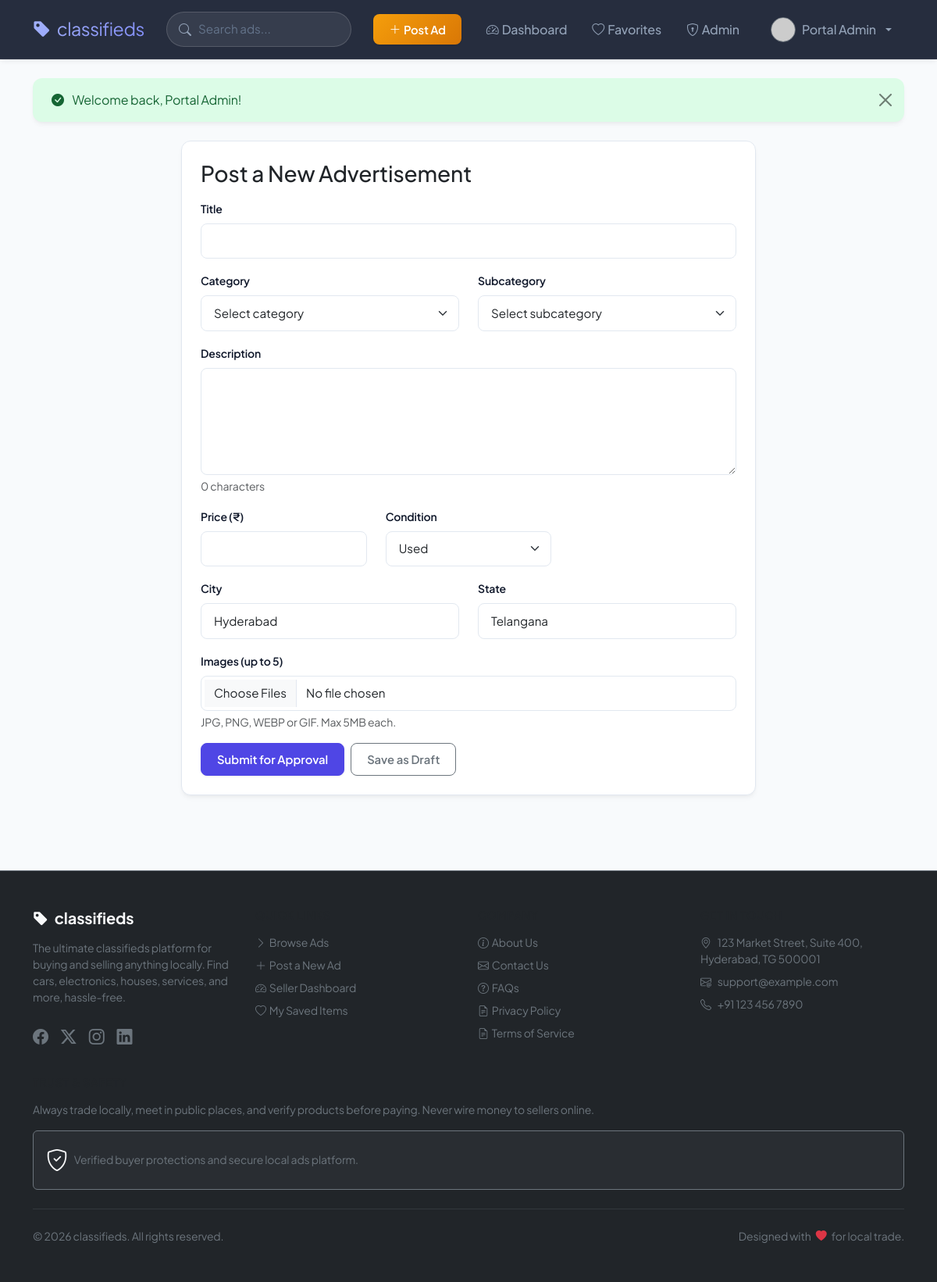
/post_ad.php (signed in), run on the app's committed database.
### tables this page shows
CREATE TABLE IF NOT EXISTS users (
    UserID INT AUTO_INCREMENT PRIMARY KEY,
    Name VARCHAR(120) NOT NULL,
    Email VARCHAR(150) NOT NULL UNIQUE,
    Mobile VARCHAR(20) NOT NULL,
    PasswordHash VARCHAR(255) NOT NULL,
    City VARCHAR(100) DEFAULT NULL,
    State VARCHAR(100) DEFAULT NULL,
    ProfilePhoto VARCHAR(255) DEFAULT NULL,
    Role ENUM('user','admin') NOT NULL DEFAULT 'user',
    Status ENUM('active','suspended') NOT NULL DEFAULT 'active',
    ResetToken VARCHAR(100) DEFAULT NULL,
    ResetTokenExpiry DATETIME DEFAULT NULL,
    CreatedDate DATETIME NOT NULL DEFAULT CURRENT_TIMESTAMP
);

### includes/functions.php (called while the page is built, shortened)
<?php
function e($str) {
    return htmlspecialchars($str ?? '', ENT_QUOTES, 'UTF-8');
}
function getFlashes() {
    $flashes = $_SESSION['flash'] ?? [];
    return $flashes;
}
function isLoggedIn() {
    return !empty($_SESSION['user_id']);
}
function isAdmin() {
    return isLoggedIn() && ($_SESSION['role'] ?? '') === 'admin';
}
function currentUser($pdo) {
    $stmt = $pdo->prepare('SELECT * FROM users WHERE UserID = ?');
    $stmt->execute([$_SESSION['user_id']]);
    return $stmt->fetch();
}

### post_ad.php (the view, shortened to what this page needs)
<?php
require_once __DIR__ . '/includes/functions.php';
$user = currentUser($pdo);
$title       = '';
$description = '';
$price       = '';
$condition   = 'Used';
$city        = $user['City'];
$state       = $user['State'];
require_once __DIR__ . '/includes/header.php';
?>
<div class="row justify-content-center">
  <div class="col-lg-8">
    <div class="card shadow-sm">
      <div class="card-body p-4">
        <h3 class="mb-3">Post a New Advertisement</h3>
        <form method="post" enctype="multipart/form-data" novalidate>
          <div class="mb-3">
            <label class="form-label">Title</label>
            <input type="text" name="title" class="form-control" value="<?= e($title) ?>" maxlength="150" required>
          </div>
          <div class="row">
            <div class="col-md-6 mb-3">
              <label class="form-label">Category</label>
              <select name="category" id="categorySelect" class="form-select" required>
                <option value="">Select category</option>
              </select>
            </div>
            <div class="col-md-6 mb-3">
              <label class="form-label">Subcategory</label>
              <select name="subcategory" id="subcategorySelect" class="form-select">
                <option value="">Select subcategory</option>
              </select>
            </div>
          </div>
          <div class="mb-3">
            <label class="form-label">Description</label>
            <textarea name="description" id="description" class="form-control" rows="5" required><?= e($description) ?></textarea>
            <div id="descCounter" class="form-text"></div>
          </div>
          <div class="row">
            <div class="col-md-4 mb-3">
              <label class="form-label">Price (₹)</label>
              <input type="number" step="0.01" min="0" name="price" class="form-control" value="<?= e($price) ?>" required>
            </div>
            <div class="col-md-4 mb-3">
              <label class="form-label">Condition</label>
              <select name="condition" class="form-select" required>
                <option value="Used" <?= $condition === 'Used' ? 'selected' : '' ?>>Used</option>
              </select>
            </div>
          </div>
          <div class="row">
            <div class="col-md-6 mb-3">
              <label class="form-label">City</label>
              <input type="text" name="city" class="form-control" value="<?= e($city) ?>" required>
            </div>
            <div class="col-md-6 mb-3">
              <label class="form-label">State</label>
              <input type="text" name="state" class="form-control" value="<?= e($state) ?>" required>
            </div>
          </div>
          <div class="mb-3">
            <label class="form-label">Images (up to <?= MAX_IMAGES_PER_AD ?>)</label>
            <input type="file" name="images[]" class="form-control" accept="image/*" multiple>
            <div class="form-text">JPG, PNG, WEBP or GIF. Max 5MB each.</div>
          </div>
          <div class="d-flex gap-2">
            <button type="submit" class="btn btn-primary">Submit for Approval</button>
            <button type="submit" name="save_as_draft" value="1" class="btn btn-outline-secondary">Save as Draft</button>
          </div>
        </form>
      </div>
    </div>
  </div>
</div>
<?php require_once __DIR__ . '/includes/footer.php'; ?>

### includes/header.php (shortened to what this page needs)
<?php
require_once __DIR__ . '/functions.php';
$__user = isLoggedIn() ? currentUser($pdo) : null;
?>
<!DOCTYPE html>
<html lang="en">
<head>
<link href="https://cdn.jsdelivr.net/npm/bootstrap@5.3.3/dist/css/bootstrap.min.css" rel="stylesheet">
<link rel="stylesheet" href="https://cdn.jsdelivr.net/npm/bootstrap-icons@1.11.3/font/bootstrap-icons.min.css">
<link rel="stylesheet" href="<?= BASE_URL ?>/assets/css/style.css">
</head>
<body>
<nav class="navbar navbar-expand-lg navbar-dark sticky-top">
  <div class="container">
    <a class="navbar-brand fw-extrabold d-flex align-items-center gap-2" href="<?= BASE_URL ?>/index.php">
      <i class="bi bi-tag-fill text-indigo-300"></i>
      <span><?= SITE_NAME ?></span>
    </a>
    <div class="collapse navbar-collapse" id="navMenu">
      <form class="d-flex mx-lg-auto my-2 my-lg-0 flex-grow-1 flex-lg-grow-0 nav-search" style="max-width: 480px;" action="<?= BASE_URL ?>/index.php" method="get">
        <i class="bi bi-search nav-search-icon"></i>
        <input class="form-control" type="search" name="q" placeholder="Search ads..." value="<?= e($_GET['q'] ?? '') ?>">
      </form>
      <ul class="navbar-nav ms-lg-3 align-items-lg-center">
        <?php if ($__user): ?>
          <li class="nav-item">
            <a class="btn btn-warning fw-semibold me-lg-3 my-1 d-inline-flex align-items-center gap-1" href="<?= BASE_URL ?>/post_ad.php">
              <i class="bi bi-plus-lg"></i> Post Ad
            </a>
          </li>
          <li class="nav-item"><a class="nav-link" href="<?= BASE_URL ?>/dashboard.php"><i class="bi bi-speedometer2 me-1"></i>Dashboard</a></li>
          <li class="nav-item"><a class="nav-link" href="<?= BASE_URL ?>/favorites.php"><i class="bi bi-heart me-1"></i>Favorites</a></li>
          <?php if (isAdmin()): ?>
            <li class="nav-item"><a class="nav-link text-warning" href="<?= BASE_URL ?>/admin/index.php"><i class="bi bi-shield-lock me-1"></i>Admin</a></li>
          <?php endif; ?>
          <li class="nav-item dropdown ms-lg-2">
            <a class="nav-link dropdown-toggle d-flex align-items-center gap-2" href="#" data-bs-toggle="dropdown">
              <img src="<?= $__user['ProfilePhoto'] ? e(UPLOAD_URL . $__user['ProfilePhoto']) : 'https://ui-avatars.com/api/?name=' . urlencode($__user['Name']) . '&background=6366f1&color=fff' ?>"
                   class="rounded-circle border border-secondary" width="32" height="32" style="object-fit:cover;">
              <span><?= e($__user['Name']) ?></span>
            </a>
          </li>
        <?php else: ?>
          <li class="nav-item"><a class="nav-link" href="<?= BASE_URL ?>/login.php"><i class="bi bi-box-arrow-in-right me-1"></i>Login</a></li>
          <li class="nav-item ms-lg-2"><a class="btn btn-outline-light btn-sm my-1 px-3" href="<?= BASE_URL ?>/register.php">Register</a></li>
        <?php endif; ?>
      </ul>
    </div>
  </div>
</nav>
<div class="container mt-4">
  <?php foreach (getFlashes() as $flash): ?>
    <div class="alert alert-<?= e($flash['type']) ?> alert-dismissible fade show animated-fade-in" role="alert">
      <i class="bi <?= $flash['type'] === 'success' ? 'bi-check-circle-fill' : ($flash['type'] === 'danger' ? 'bi-exclamation-triangle-fill' : 'bi-info-circle-fill') ?> me-2"></i>
      <?= e($flash['message']) ?>
      <button type="button" class="btn-close" data-bs-dismiss="alert" aria-label="Close"></button>
    </div>
  <?php endforeach; ?>
</div>
<div class="container mb-5 pb-5 animated-fade-in">

### assets/css/style.css (style rules this page uses)
:root { --font-main: 'Plus Jakarta Sans', -apple-system, BlinkMacSystemFont, "Segoe UI", Roboto, sans-serif; --primary-color: #4f46e5; --primary-hover: #4338ca; --primary-light: #e0e7ff; --primary-rgb: 79, 70, 229; --secondary-color: #64748b; --secondary-light: #f1f5f9; --accent-color: #f59e0b; --accent-hover: #d97706; --accent-light: #fef3c7; --bg-body: #f8fafc; --bg-card: #ffffff; --text-dark: #0f172a; --text-muted: #64748b; --text-light: #f8fafc; --border-color: #e2e8f0; --border-focus: #a5b4fc; --status-active-bg: #dcfce7; --status-active-text: #15803d; --status-pending-bg: #fef9c3; --status-pending-text: #a16207; --status-draft-bg: #f1f5f9; --status-draft-text: #475569; --status-sold-bg: #fee2e2; --status-sold-text: #b91c1c; --status-expired-bg: #ffedd5; --status-expired-text: #c2410c; --status-rejected-bg: #f1f5f9; --status-rejected-text: #94a3b8; --shadow-sm: 0 1px 3px rgba(0,0,0,0.05), 0 1px 2px rgba(0,0,0,0.02); --shadow-md: 0 4px 6px -1px rgba(0,0,0,0.05), 0 2px 4px -1px rgba(0,0,0,0.03); --shadow-lg: 0 10px 15px -3px rgba(79, 70, 229, 0.05), 0 4px 6px -2px rgba(79, 70, 229, 0.02); --shadow-premium: 0 20px 25px -5px rgba(0, 0, 0, 0.05), 0 10px 10px -5px rgba(0, 0, 0, 0.03); --shadow-glow: 0 0 15px rgba(79, 70, 229, 0.15); --radius-sm: 8px; --radius-md: 12px; --radius-lg: 18px; --transition-fast: 0.15s cubic-bezier(0.4, 0, 0.2, 1); --transition-normal: 0.25s cubic-bezier(0.4, 0, 0.2, 1); }
body { font-family: var(--font-main); background-color: var(--bg-body); color: var(--text-dark); letter-spacing: -0.01em; -webkit-font-smoothing: antialiased; }
.navbar { backdrop-filter: blur(12px); -webkit-backdrop-filter: blur(12px); background: rgba(15, 23, 42, 0.9) !important; border-bottom: 1px solid rgba(255, 255, 255, 0.08); padding: 0.85rem 0; box-shadow: var(--shadow-md); }
.navbar-brand { font-size: 1.45rem; letter-spacing: -0.02em; background: linear-gradient(135deg, #a5b4fc 0%, #818cf8 100%); -webkit-background-clip: text; -webkit-text-fill-color: transparent; }
.nav-link { color: #94a3b8 !important; font-weight: 500; transition: var(--transition-fast); padding: 0.5rem 1rem !important; border-radius: var(--radius-sm); }
.nav-search { position: relative; }
.nav-search input { background: rgba(255, 255, 255, 0.08) !important; border: 1px solid rgba(255, 255, 255, 0.15) !important; color: var(--text-light) !important; border-radius: 30px !important; padding-left: 2.5rem !important; padding-right: 1rem !important; transition: var(--transition-fast) !important; }
.nav-search input::placeholder { color: #64748b; }
.nav-search-icon { position: absolute; left: 1rem; top: 50%; transform: translateY(-50%); color: #94a3b8; pointer-events: none; }
.btn { border-radius: var(--radius-sm); padding: 0.55rem 1.25rem; font-weight: 600; font-size: 0.925rem; transition: var(--transition-fast); }
.btn-primary { background-color: var(--primary-color) !important; border-color: var(--primary-color) !important; color: #ffffff !important; box-shadow: var(--shadow-sm); }
.btn-warning { background: linear-gradient(135deg, #f59e0b 0%, #d97706 100%) !important; border: none !important; color: #ffffff !important; box-shadow: var(--shadow-sm); }
.card { background-color: var(--bg-card); border: 1px solid var(--border-color); border-radius: var(--radius-md); box-shadow: var(--shadow-sm); transition: var(--transition-normal); overflow: hidden; }
.card.shadow-sm { box-shadow: var(--shadow-md) !important; }
.form-control, .form-select { border-radius: var(--radius-sm); border: 1px solid var(--border-color); padding: 0.65rem 1rem; font-size: 0.95rem; background-color: #ffffff; transition: var(--transition-fast); }
.form-label { font-weight: 600; color: var(--text-dark); font-size: 0.875rem; margin-bottom: 0.5rem; }
.alert { border-radius: var(--radius-md); border: none; box-shadow: var(--shadow-md); padding: 1rem 1.5rem; margin-bottom: 1.5rem; }
.alert-success { background-color: #dcfce7; color: #166534; }
.animated-fade-in { animation: fadeInUp 0.4s cubic-bezier(0.16, 1, 0.3, 1) forwards; }

### data on the page
users: Name "Portal Admin", city "Hyderabad", state "Telangana"

### other printed values
SITE_NAME "classifieds"
$flash['message'] "Welcome back, Portal Admin!"
MAX_IMAGES_PER_AD "5"
